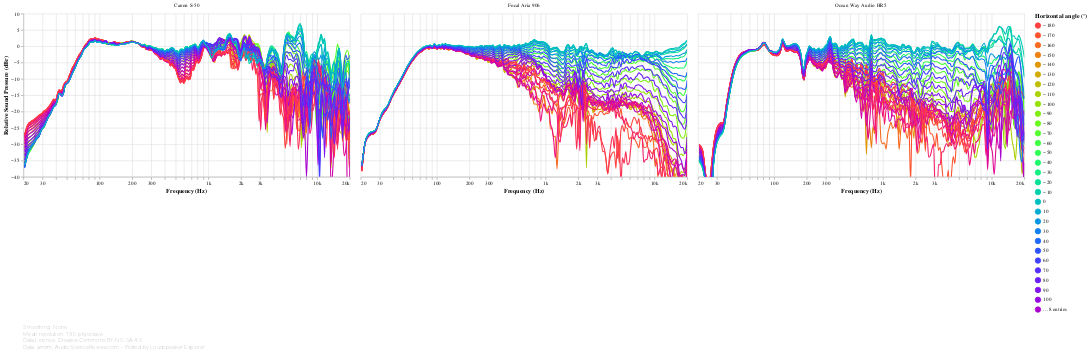

Notebook code cell kept with this figure:
### Markdown cell above
Use the slider at the bottom to focus on a specific angle. Note that the slider can be slow to respond, especially if there are many speakers. Double-click the chart to reset.

Keep in mind that these graphs can be shown normalized to flat on-axis by changing the settings in the *Normalization* section above.

### Code cell
#@markdown
def off_axis_angles_chart(direction):
    return frequency_response_db_chart(
        speakers_fr_ready
            .loc[:, 'SPL ' + direction]
            .pipe(lsx.data.convert_angles)
            .pipe(lambda df: df.pipe(lsx.pd.set_columns, df.columns.map(mapper=lambda column: f'{column:+.0f}')))
            .rename_axis(columns='Angle'),
        lambda chart: lsx.util.pipe(chart
            .transform_calculate(angle=alt.expr.toNumber(alt.datum['key'])),
            lambda chart: lsx.alt.filter_selection(chart, alt.selection_single(
                fields=['angle'],
                bind=alt.binding_range(min=-170, max=180, step=10, name=direction + ' angle selector (°)'),
                clear='dblclick'))
            .encode(
                sound_pressure_yaxis(),
                alt.Color(
                    'angle', title=direction + ' angle (°)', type='quantitative',
                    scale=alt.Scale(scheme='sinebow', domain=(-180, 180)),
                    # We have to explicitly set the legend type to 'gradient' because of https://github.com/vega/vega-lite/issues/6258
                    legend=alt.Legend(type='gradient', gradientLength=300, values=list(range(-180, 180+10, 10))))),
            speaker_facet, speaker_input),
        lambda chart: lsx.alt.interactive_line(chart),
        fold={},
        additional_tooltips=[alt.Tooltip('key', type='nominal', title=direction + ' angle (°)')],
        sidebyside=True
    )

off_axis_angles_chart('Horizontal')

### Figure 1 — Vega-Lite specification as saved in the notebook (floating-point values rounded to 4 significant figures; data arrays with more than 128 entries replaced by an {"elided": "..."} marker saying what was removed)
{"config": {"view": {"continuousWidth": 400, "continuousHeight": 300, "opacity": 0}}, "vconcat": [{"data": {"name": "data-b86752a719ab60878f468f597468bd33"}, "facet": {"type": "nominal", "field": "speaker", "title": null}, "spec": {"layer": [{"mark": {"type": "line", "clip": true, "interpolate": "monotone"}, "encoding": {"opacity": {"condition": {"value": 1, "selection": "selector016"}, "value": 0.2}}, "selection": {"selector016": {"type": "multi", "encodings": ["color"], "bind": "legend"}, "selector018": {"type": "interval", "bind": "scales", "encodings": ["x", "y"]}, "selector019": {"type": "single", "fields": ["angle"], "bind": {"input": "range", "max": 180, "min": -170, "name": "Horizontal angle selector (°)", "step": 10}, "clear": "dblclick"}, "selector020": {"type": "single", "fields": ["speaker"], "bind": {"input": "select", "options": [null, "Canon S-50", "Focal Aria 906", "Ocean Way Audio HR5"], "labels": ["All", "Canon S-50", "Focal Aria 906", "Ocean Way Audio HR5"], "name": "Speaker: "}}}}, {"mark": {"type": "circle", "clip": true, "size": 100}, "encoding": {"fillOpacity": {"condition": {"value": 0.3, "selection": "selector017"}, "value": 0}}, "selection": {"selector017": {"type": "single", "on": "mouseover", "clear": "mouseout", "empty": "none", "encodings": ["x", "y"]}}}], "encoding": {"color": {"type": "quantitative", "field": "angle", "legend": {"gradientLength": 300, "type": "gradient", "values": [-180, -170, -160, -150, -140, -130, -120, -110, -100, -90, -80, -70, -60, -50, -40, -30, -20, -10, 0, 10, 20, 30, 40, 50, 60, 70, 80, 90, 100, 110, 120, 130, 140, 150, 160, 170, 180]}, "scale": {"domain": [-180, 180], "scheme": "sinebow"}, "title": "Horizontal angle (°)"}, "tooltip": [{"type": "nominal", "field": "key", "title": "Horizontal angle (°)"}, {"type": "quantitative", "field": "frequency", "format": ".03s", "title": "Frequency (Hz)"}, {"type": "quantitative", "field": "value", "format": ".2f", "title": "Value (dB)"}], "x": {"type": "quantitative", "axis": {"format": "s"}, "field": "frequency", "scale": {"base": 10, "domain": [20, 20000], "nice": false, "type": "log"}, "title": "Frequency (Hz)"}, "y": {"type": "quantitative", "axis": {"grid": true}, "field": "value", "scale": {"domain": [-40, 10]}, "title": ["Relative Sound Pressure (dBr)"]}}, "height": 300, "transform": [{"flatten": ["frequency", "-100", "-10", "-110", "-120", "-130", "-140", "-150", "-160", "-170", "-20", "-30", "-40", "-50", "-60", "-70", "-80", "-90", "+100", "+10", "+110", "+120", "+130", "+140", "+150", "+160", "+170", "+180", "+20", "+30", "+40", "+50", "+60", "+70", "+80", "+90", "+0"]}, {"fold": ["-100", "-10", "-110", "-120", "-130", "-140", "-150", "-160", "-170", "-20", "-30", "-40", "-50", "-60", "-70", "-80", "-90", "+100", "+10", "+110", "+120", "+130", "+140", "+150", "+160", "+170", "+180", "+20", "+30", "+40", "+50", "+60", "+70", "+80", "+90", "+0"]}, {"calculate": "toNumber(datum['key'])", "as": "angle"}, {"filter": {"selection": "selector019"}}], "width": 600}, "transform": [{"filter": {"selection": "selector020"}}]}, {"mark": "text", "height": 1, "title": {"text": ["Smoothing: None", "Mean resolution: 19.5 pts/octave", "Data License: Creative Commons BY-NC-SA 4.0", "Data: amirm, AudioScienceReview.com - Plotted by Loudspeaker Explorer"], "anchor": "start", "color": "gray", "fontSize": 10, "fontWeight": "lighter"}, "width": 600}], "resolve": {"legend": {"color": "independent"}}, "$schema": "https://vega.github.io/schema/vega-lite/v4.8.1.json", "datasets": {"data-b86752a719ab60878f468f597468bd33": [{"speaker": "Canon S-50", "frequency": {"elided": "194 float values"}, "-100": {"elided": "194 float values"}, "-10": {"elided": "194 float values"}, "-110": {"elided": "194 float values"}, "-120": {"elided": "194 float values"}, "-130": {"elided": "194 float values"}, "-140": {"elided": "194 float values"}, "-150": {"elided": "194 float values"}, "-160": {"elided": "194 float values"}, "-170": {"elided": "194 float values"}, "-20": {"elided": "194 float values"}, "-30": {"elided": "194 float values"}, "-40": {"elided": "194 float values"}, "-50": {"elided": "194 float values"}, "-60": {"elided": "194 float values"}, "-70": {"elided": "194 float values"}, "-80": {"elided": "194 float values"}, "-90": {"elided": "194 float values"}, "+100": {"elided": "194 float values"}, "+10": {"elided": "194 float values"}, "+110": {"elided": "194 float values"}, "+120": {"elided": "194 float values"}, "+130": {"elided": "194 float values"}, "+140": {"elided": "194 float values"}, "+150": {"elided": "194 float values"}, "+160": {"elided": "194 float values"}, "+170": {"elided": "194 float values"}, "+180": {"elided": "194 float values"}, "+20": {"elided": "194 float values"}, "+30": {"elided": "194 float values"}, "+40": {"elided": "194 float values"}, "+50": {"elided": "194 float values"}, "+60": {"elided": "194 float values"}, "+70": {"elided": "194 float values"}, "+80": {"elided": "194 float values"}, "+90": {"elided": "194 float values"}, "+0": {"elided": "194 float values"}}, {"speaker": "Focal Aria 906", "frequency": {"elided": "194 float values"}, "-100": {"elided": "194 float values"}, "-10": {"elided": "194 float values"}, "-110": {"elided": "194 float values"}, "-120": {"elided": "194 float values"}, "-130": {"elided": "194 float values"}, "-140": {"elided": "194 float values"}, "-150": {"elided": "194 float values"}, "-160": {"elided": "194 float values"}, "-170": {"elided": "194 float values"}, "-20": {"elided": "194 float values"}, "-30": {"elided": "194 float values"}, "-40": {"elided": "194 float values"}, "-50": {"elided": "194 float values"}, "-60": {"elided": "194 float values"}, "-70": {"elided": "194 float values"}, "-80": {"elided": "194 float values"}, "-90": {"elided": "194 float values"}, "+100": {"elided": "194 float values"}, "+10": {"elided": "194 float values"}, "+110": {"elided": "194 float values"}, "+120": {"elided": "194 float values"}, "+130": {"elided": "194 float values"}, "+140": {"elided": "194 float values"}, "+150": {"elided": "194 float values"}, "+160": {"elided": "194 float values"}, "+170": {"elided": "194 float values"}, "+180": {"elided": "194 float values"}, "+20": {"elided": "194 float values"}, "+30": {"elided": "194 float values"}, "+40": {"elided": "194 float values"}, "+50": {"elided": "194 float values"}, "+60": {"elided": "194 float values"}, "+70": {"elided": "194 float values"}, "+80": {"elided": "194 float values"}, "+90": {"elided": "194 float values"}, "+0": {"elided": "194 float values"}}, {"speaker": "Ocean Way Audio HR5", "frequency": {"elided": "194 float values"}, "-100": {"elided": "194 float values"}, "-10": {"elided": "194 float values"}, "-110": {"elided": "194 float values"}, "-120": {"elided": "194 float values"}, "-130": {"elided": "194 float values"}, "-140": {"elided": "194 float values"}, "-150": {"elided": "194 float values"}, "-160": {"elided": "194 float values"}, "-170": {"elided": "194 float values"}, "-20": {"elided": "194 float values"}, "-30": {"elided": "194 float values"}, "-40": {"elided": "194 float values"}, "-50": {"elided": "194 float values"}, "-60": {"elided": "194 float values"}, "-70": {"elided": "194 float values"}, "-80": {"elided": "194 float values"}, "-90": {"elided": "194 float values"}, "+100": {"elided": "194 float values"}, "+10": {"elided": "194 float values"}, "+110": {"elided": "194 float values"}, "+120": {"elided": "194 float values"}, "+130": {"elided": "194 float values"}, "+140": {"elided": "194 float values"}, "+150": {"elided": "194 float values"}, "+160": {"elided": "194 float values"}, "+170": {"elided": "194 float values"}, "+180": {"elided": "194 float values"}, "+20": {"elided": "194 float values"}, "+30": {"elided": "194 float values"}, "+40": {"elided": "194 float values"}, "+50": {"elided": "194 float values"}, "+60": {"elided": "194 float values"}, "+70": {"elided": "194 float values"}, "+80": {"elided": "194 float values"}, "+90": {"elided": "194 float values"}, "+0": {"elided": "194 float values"}}]}}
